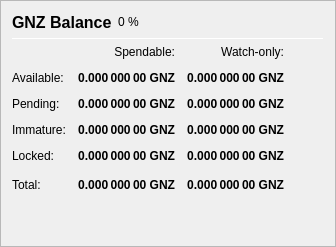
                   <widget class="QFrame" name="frame_Balances">
                    <property name="frameShape">
                     <enum>QFrame::StyledPanel</enum>
                    </property>
                    <property name="frameShadow">
                     <enum>QFrame::Raised</enum>
                    </property>
                    <layout class="QVBoxLayout" name="verticalLayout_4">
                     <item>
                      <layout class="QHBoxLayout" name="horizontalLayout_4">
                       <item>
                        <widget class="QLabel" name="label_5">
                         <property name="minimumSize">
                          <size>
                           <width>0</width>
                           <height>20</height>
                          </size>
                         </property>
                         <property name="font">
                          <font>
                           <pointsize>12</pointsize>
                           <weight>75</weight>
                           <bold>true</bold>
                          </font>
                         </property>
                         <property name="text">
                          <string>GNZ Balance</string>
                         </property>
                        </widget>
                       </item>
                       <item>
                        <widget class="QLabel" name="labelGNZPercent">
                         <property name="text">
                          <string notr="true">0 %</string>
                         </property>
                        </widget>
                       </item>
                       <item>
                        <spacer name="horizontalSpacer_3">
                         <property name="orientation">
                          <enum>Qt::Horizontal</enum>
                         </property>
                         <property name="sizeHint" stdset="0">
                          <size>
                           <width>40</width>
                           <height>20</height>
                          </size>
                         </property>
                        </spacer>
                       </item>
                      </layout>
                     </item>
                     <item>
                      <widget class="Line" name="line_Balance">
                       <property name="minimumSize">
                        <size>
                         <width>0</width>
                         <height>1</height>
                        </size>
                       </property>
                       <property name="maximumSize">
                        <size>
                         <width>16777215</width>
                         <height>1</height>
                        </size>
                       </property>
                       <property name="orientation">
                        <enum>Qt::Horizontal</enum>
                       </property>
                      </widget>
                     </item>
                     <item>
                      <layout class="QGridLayout" name="gridLayout">
                       <property name="spacing">
                        <number>12</number>
                       </property>
                       <item row="0" column="1">
                        <widget class="QLabel" name="labelSpendable">
                         <property name="text">
                          <string>Spendable:</string>
                         </property>
                         <property name="alignment">
                          <set>Qt::AlignRight|Qt::AlignTrailing|Qt::AlignVCenter</set>
                         </property>
                        </widget>
                       </item>
                       <item row="0" column="2">
                        <widget class="QLabel" name="labelWatchonly">
                         <property name="text">
                          <string>Watch-only:</string>
                         </property>
                         <property name="alignment">
                          <set>Qt::AlignRight|Qt::AlignTrailing|Qt::AlignVCenter</set>
                         </property>
                        </widget>
                       </item>
                       <item row="1" column="0">
                        <widget class="QLabel" name="labelBalanceText">
                         <property name="text">
                          <string>Available:</string>
                         </property>
                        </widget>
                       </item>
                       <item row="1" column="1">
                        <widget class="QLabel" name="labelBalance">
                         <property name="font">
                          <font>
                           <weight>75</weight>
                           <bold>true</bold>
                          </font>
                         </property>
                         <property name="cursor">
                          <cursorShape>IBeamCursor</cursorShape>
                         </property>
                         <property name="toolTip">
                          <string>Your current spendable balance</string>
                         </property>
                         <property name="text">
                          <string notr="true">0.000 000 00 GNZ</string>
                         </property>
                         <property name="alignment">
                          <set>Qt::AlignRight|Qt::AlignTrailing|Qt::AlignVCenter</set>
                         </property>
                         <property name="textInteractionFlags">
                          <set>Qt::LinksAccessibleByMouse|Qt::TextSelectableByKeyboard|Qt::TextSelectableByMouse</set>
                         </property>
                        </widget>
                       </item>
                       <item row="1" column="2">
                        <widget class="QLabel" name="labelWatchAvailable">
                         <property name="font">
                          <font>
                           <weight>75</weight>
                           <bold>true</bold>
                          </font>
                         </property>
                         <property name="cursor">
                          <cursorShape>IBeamCursor</cursorShape>
                         </property>
                         <property name="toolTip">
                          <string>Your current balance in watch-only addresses</string>
                         </property>
                         <property name="text">
                          <string notr="true">0.000 000 00 GNZ</string>
                         </property>
                         <property name="alignment">
                          <set>Qt::AlignRight|Qt::AlignTrailing|Qt::AlignVCenter</set>
                         </property>
                         <property name="textInteractionFlags">
                          <set>Qt::LinksAccessibleByMouse|Qt::TextSelectableByKeyboard|Qt::TextSelectableByMouse</set>
                         </property>
                        </widget>
                       </item>
                       <item row="2" column="0">
                        <widget class="QLabel" name="labelPendingText">
                         <property name="text">
                          <string>Pending:</string>
                         </property>
                        </widget>
                       </item>
                       <item row="2" column="1">
                        <widget class="QLabel" name="labelUnconfirmed">
                         <property name="font">
                          <font>
                           <weight>75</weight>
                           <bold>true</bold>
                          </font>
                         </property>
                         <property name="cursor">
                          <cursorShape>IBeamCursor</cursorShape>
                         </property>
                         <property name="toolTip">
                          <string>Total of transactions that have yet to be confirmed, and do not yet count toward the spendable balance</string>
                         </property>
                         <property name="text">
                          <string notr="true">0.000 000 00 GNZ</string>
                         </property>
                         <property name="alignment">
                          <set>Qt::AlignRight|Qt::AlignTrailing|Qt::AlignVCenter</set>
                         </property>
                         <property name="textInteractionFlags">
                          <set>Qt::LinksAccessibleByMouse|Qt::TextSelectableByKeyboard|Qt::TextSelectableByMouse</set>
                         </property>
                        </widget>
                       </item>
                       <item row="2" column="2">
                        <widget class="QLabel" name="labelWatchPending">
                         <property name="font">
                          <font>
                           <weight>75</weight>
                           <bold>true</bold>
                          </font>
                         </property>
                         <property name="cursor">
                          <cursorShape>IBeamCursor</cursorShape>
                         </property>
                         <property name="toolTip">
                          <string>Unconfirmed transactions to watch-only addresses</string>
                         </property>
                         <property name="text">
                          <string notr="true">0.000 000 00 GNZ</string>
                         </property>
                         <property name="alignment">
                          <set>Qt::AlignRight|Qt::AlignTrailing|Qt::AlignVCenter</set>
                         </property>
                         <property name="textInteractionFlags">
                          <set>Qt::LinksAccessibleByMouse|Qt::TextSelectableByKeyboard|Qt::TextSelectableByMouse</set>
                         </property>
                        </widget>
                       </item>
                       <item row="3" column="0">
                        <widget class="QLabel" name="labelImmatureText">
                         <property name="text">
                          <string>Immature:</string>
                         </property>
                        </widget>
                       </item>
                       <item row="3" column="1">
                        <widget class="QLabel" name="labelImmature">
                         <property name="font">
                          <font>
                           <weight>75</weight>
                           <bold>true</bold>
                          </font>
                         </property>
                         <property name="cursor">
                          <cursorShape>IBeamCursor</cursorShape>
                         </property>
                         <property name="toolTip">
                          <string>Staked or masternode rewards that has not yet matured</string>
                         </property>
                         <property name="text">
                          <string notr="true">0.000 000 00 GNZ</string>
                         </property>
                         <property name="alignment">
                          <set>Qt::AlignRight|Qt::AlignTrailing|Qt::AlignVCenter</set>
                         </property>
                         <property name="textInteractionFlags">
                          <set>Qt::LinksAccessibleByMouse|Qt::TextSelectableByKeyboard|Qt::TextSelectableByMouse</set>
                         </property>
                        </widget>
                       </item>
                       <item row="3" column="2">
                        <widget class="QLabel" name="labelWatchImmature">
                         <property name="font">
                          <font>
                           <weight>75</weight>
                           <bold>true</bold>
                          </font>
                         </property>
                         <property name="cursor">
                          <cursorShape>IBeamCursor</cursorShape>
                         </property>
                         <property name="toolTip">
                          <string>Staked or masternode rewards in watch-only addresses that has not yet matured</string>
                         </property>
                         <property name="text">
                          <string notr="true">0.000 000 00 GNZ</string>
                         </property>
                         <property name="alignment">
                          <set>Qt::AlignRight|Qt::AlignTrailing|Qt::AlignVCenter</set>
                         </property>
                         <property name="textInteractionFlags">
                          <set>Qt::LinksAccessibleByMouse|Qt::TextSelectableByKeyboard|Qt::TextSelectableByMouse</set>
                         </property>
                        </widget>
                       </item>
                       <item row="4" column="0">
                        <widget class="QLabel" name="labelLockedBalanceText">
                         <property name="toolTip">
                          <string>Locked GNZ or Masternode collaterals. These are excluded from zGNZ minting.</string>
                         </property>
                         <property name="text">
                          <string>Locked:</string>
                         </property>
                        </widget>
                       </item>
                       <item row="4" column="1">
                        <widget class="QLabel" name="labelLockedBalance">
                         <property name="font">
                          <font>
                           <weight>75</weight>
                           <bold>true</bold>
                          </font>
                         </property>
                         <property name="cursor">
                          <cursorShape>IBeamCursor</cursorShape>
                         </property>
                         <property name="toolTip">
                          <string>Locked GNZ or Masternode collaterals. These are excluded from zGNZ minting.</string>
                         </property>
                         <property name="text">
                          <string notr="true">0.000 000 00 GNZ</string>
                         </property>
                         <property name="alignment">
                          <set>Qt::AlignRight|Qt::AlignTrailing|Qt::AlignVCenter</set>
                         </property>
                         <property name="textInteractionFlags">
                          <set>Qt::LinksAccessibleByMouse|Qt::TextSelectableByKeyboard|Qt::TextSelectableByMouse</set>
                         </property>
                        </widget>
                       </item>
                       <item row="4" column="2">
                        <widget class="QLabel" name="labelWatchLocked">
                         <property name="font">
                          <font>
                           <weight>75</weight>
                           <bold>true</bold>
                          </font>
                         </property>
                         <property name="cursor">
                          <cursorShape>IBeamCursor</cursorShape>
                         </property>
                         <property name="toolTip">
                          <string>Current locked balance in watch-only addresses</string>
                         </property>
                         <property name="text">
                          <string notr="true">0.000 000 00 GNZ</string>
                         </property>
                         <property name="alignment">
                          <set>Qt::AlignRight|Qt::AlignTrailing|Qt::AlignVCenter</set>
                         </property>
                         <property name="textInteractionFlags">
                          <set>Qt::LinksAccessibleByMouse|Qt::TextSelectableByKeyboard|Qt::TextSelectableByMouse</set>
                         </property>
                        </widget>
                       </item>
                       <item row="5" column="0">
                        <widget class="QLabel" name="labelTotalText">
                         <property name="toolTip">
                          <string>Your current GENZYCOIN balance, unconfirmed and immature transactions included</string>
                         </property>
                         <property name="text">
                          <string>Total:</string>
                         </property>
                        </widget>
                       </item>
                       <item row="5" column="1">
                        <widget class="QLabel" name="labelTotal">
                         <property name="font">
                          <font>
                           <weight>75</weight>
                           <bold>true</bold>
                          </font>
                         </property>
                         <property name="cursor">
                          <cursorShape>IBeamCursor</cursorShape>
                         </property>
                         <property name="toolTip">
                          <string>Your current GENZYCOIN balance, unconfirmed and immature transactions included</string>
                         </property>
                         <property name="text">
                          <string notr="true">0.000 000 00 GNZ</string>
                         </property>
                         <property name="alignment">
                          <set>Qt::AlignRight|Qt::AlignTrailing|Qt::AlignVCenter</set>
                         </property>
                         <property name="textInteractionFlags">
                          <set>Qt::LinksAccessibleByMouse|Qt::TextSelectableByKeyboard|Qt::TextSelectableByMouse</set>
                         </property>
                        </widget>
                       </item>
                       <item row="5" column="2">
                        <widget class="QLabel" name="labelWatchTotal">
                         <property name="font">
                          <font>
                           <weight>75</weight>
                           <bold>true</bold>
                          </font>
                         </property>
                         <property name="cursor">
                          <cursorShape>IBeamCursor</cursorShape>
                         </property>
                         <property name="toolTip">
                          <string>Current total balance in watch-only addresses</string>
                         </property>
                         <property name="text">
                          <string notr="true">0.000 000 00 GNZ</string>
                         </property>
                         <property name="alignment">
                          <set>Qt::AlignRight|Qt::AlignTrailing|Qt::AlignVCenter</set>
                         </property>
                         <property name="textInteractionFlags">
                          <set>Qt::LinksAccessibleByMouse|Qt::TextSelectableByKeyboard|Qt::TextSelectableByMouse</set>
                         </property>
                        </widget>
                       </item>
                       <item row="5" column="3">
                        <spacer name="horizontalSpacer_9">
                         <property name="orientation">
                          <enum>Qt::Horizontal</enum>
                         </property>
                         <property name="sizeHint" stdset="0">
                          <size>
                           <width>40</width>
                           <height>20</height>
                          </size>
                         </property>
                        </spacer>
                       </item>
                      </layout>
                     </item>
                     <item>
                      <spacer name="verticalSpacer_3">
                       <property name="orientation">
                        <enum>Qt::Vertical</enum>
                       </property>
                       <property name="sizeHint" stdset="0">
                        <size>
                         <width>20</width>
                         <height>40</height>
                        </size>
                       </property>
                      </spacer>
                     </item>
                    </layout>
                   </widget>
